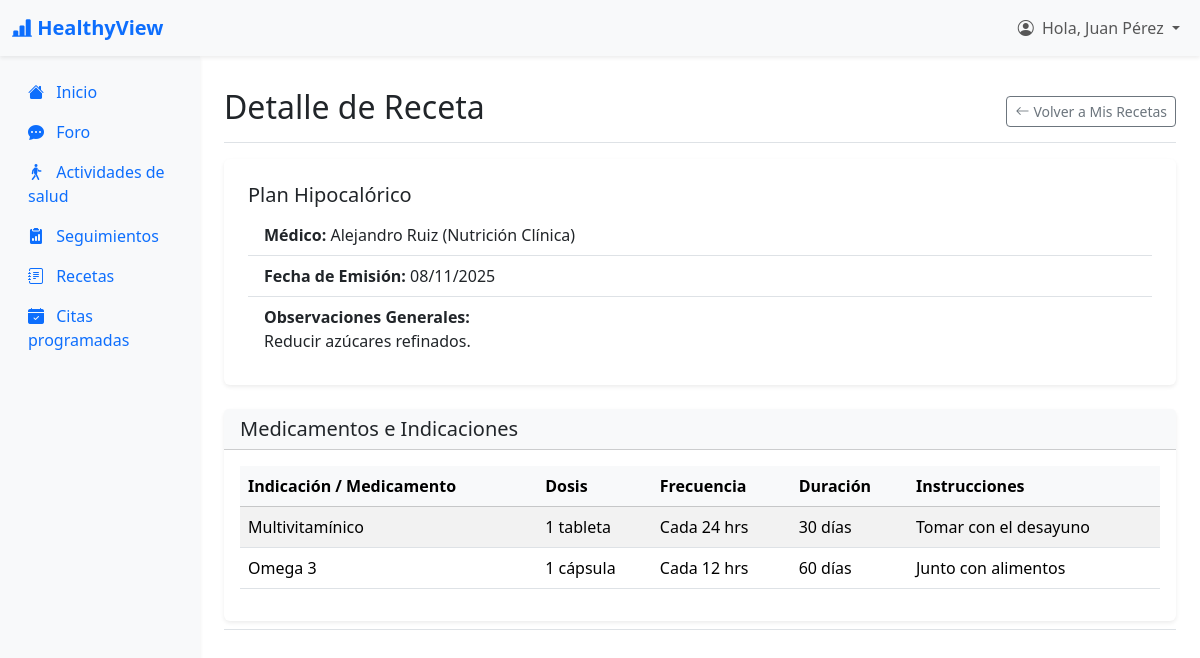
/index.php?action=verDetalleReceta&idReceta=1 (signed in), run on the app's committed database.
### tables this page shows
CREATE TABLE `receta` (
  `idReceta` int(11) NOT NULL AUTO_INCREMENT,
  `idPaciente` int(11) NOT NULL,
  `idMedico` int(11) NOT NULL,
  `fechaEmision` datetime NOT NULL DEFAULT current_timestamp(),
  `resumen` varchar(255) DEFAULT NULL,
  `observaciones` text DEFAULT NULL,
  `estado` enum('Activa','Finalizada','Cancelada') DEFAULT 'Activa',
  PRIMARY KEY (`idReceta`),
  KEY `idPaciente` (`idPaciente`),
  KEY `idMedico` (`idMedico`),
  CONSTRAINT `receta_ibfk_1` FOREIGN KEY (`idPaciente`) REFERENCES `paciente` (`idPaciente`) ON UPDATE CASCADE,
  CONSTRAINT `receta_ibfk_2` FOREIGN KEY (`idMedico`) REFERENCES `medico` (`idMedico`) ON UPDATE CASCADE
);

CREATE TABLE `recetaitem` (
  `idItem` int(11) NOT NULL AUTO_INCREMENT,
  `idReceta` int(11) NOT NULL,
  `nombreMedicamento` varchar(200) NOT NULL,
  `dosis` varchar(100) DEFAULT NULL,
  `frecuencia` varchar(100) DEFAULT NULL,
  `duracion` varchar(50) DEFAULT NULL,
  `instrucciones` text DEFAULT NULL,
  PRIMARY KEY (`idItem`),
  KEY `idReceta` (`idReceta`),
  CONSTRAINT `recetaitem_ibfk_1` FOREIGN KEY (`idReceta`) REFERENCES `receta` (`idReceta`) ON DELETE CASCADE ON UPDATE CASCADE
);

### app/controllers/PacienteController.php (called while the page is built, shortened)
<?php
include_once "app/models/PacienteModel.php";
class PacienteController {
    private $model;
    public function __construct($connection) {
        $this->model = new PacienteModel($connection);
    }
    public function verDetalleReceta() {
        $idReceta = (int)$_GET['idReceta'];
        $idPaciente = $_SESSION['usuario_id'];
        $datosReceta = $this->model->getRecetaEspecificaPaciente($idReceta, $idPaciente);
        $listaItems = $this->model->getItemsDeReceta($idReceta);
        include_once 'app/views/paciente/layout_paciente.php';
    }
}
?>

### app/models/PacienteModel.php (called while the page is built, shortened)
<?php
class PacienteModel {
    private $connection;
    public function __construct($connection) {
        $this->connection = $connection;
    }
    public function getRecetaEspecificaPaciente($idReceta, $idPaciente) {
        $sql = "SELECT r.idReceta, r.fechaEmision, r.resumen, r.observaciones, r.estado,
                       CONCAT(m.nombre, ' ', m.apellidoPaterno) as medicoNombre, m.especialidad
                FROM receta r
                JOIN medico m ON r.idMedico = m.idMedico
                WHERE r.idReceta = ? AND r.idPaciente = ?
                LIMIT 1";
        try {
            $statement = $this->connection->prepare($sql);
            $statement->bind_param("ii", $idReceta, $idPaciente);
            $statement->execute();
            $result = $statement->get_result();
            return $result->fetch_assoc();
        } catch (mysqli_sql_exception $e) {
            return null;
        }
    }
    public function getItemsDeReceta($idReceta) {
        $sql = "SELECT idItem, nombreMedicamento, dosis, frecuencia, duracion, instrucciones
                FROM recetaItem
                WHERE idReceta = ?
                ORDER BY idItem ASC";
        try {
            $statement = $this->connection->prepare($sql);
            $statement->bind_param("i", $idReceta);
            $statement->execute();
            $result = $statement->get_result();
            return $result->fetch_all(MYSQLI_ASSOC);
        } catch (mysqli_sql_exception $e) {
            return [];
        }
    }
}
?>

### app/views/paciente/view_receta_detalle.php (the view, shortened to what this page needs)
<div class="d-flex justify-content-between flex-wrap flex-md-nowrap align-items-center pt-3 pb-2 mb-3 border-bottom">
    <h1 class="h2">Detalle de Receta</h1>
    <div class="btn-toolbar mb-2 mb-md-0">
        <a href="index.php?action=verRecetas" class="btn btn-sm btn-outline-secondary d-flex align-items-center">
            <i class="bi bi-arrow-left me-1"></i>
            Volver a Mis Recetas
        </a>
    </div>
</div>
<div class="card border-0 shadow-sm mb-4">
    <div class="card-body p-4">
        <h5 class="card-title"><?php echo htmlspecialchars($datosReceta['resumen']); ?></h5>
        <ul class="list-group list-group-flush">
            <li class="list-group-item">
                <strong>Médico:</strong> <?php echo htmlspecialchars($datosReceta['medicoNombre'] . ' (' . $datosReceta['especialidad'] . ')'); ?>
            </li>
            <li class="list-group-item">
                <strong>Fecha de Emisión:</strong> <?php echo htmlspecialchars(date("d/m/Y", strtotime($datosReceta['fechaEmision']))); ?>
            </li>
            <li class="list-group-item">
                <strong>Observaciones Generales:</strong>
                <p class="mb-0"><?php echo nl2br(htmlspecialchars($datosReceta['observaciones'] ?? 'Sin observaciones generales.')); ?></p>
            </li>
        </ul>
    </div>
</div>
<div class="card border-0 shadow-sm">
    <div class="card-header bg-light">
        <h5 class="mb-0">Medicamentos e Indicaciones</h5>
    </div>
    <div class="card-body">
        <div class="table-responsive">
            <table class="table table-striped">
                <thead class="table-light">
                    <tr>
                        <th>Indicación / Medicamento</th>
                        <th>Dosis</th>
                        <th>Frecuencia</th>
                        <th>Duración</th>
                        <th>Instrucciones</th>
                    </tr>
                </thead>
                <tbody>
                    <?php if (empty($listaItems)): ?>
                        <tr>
                            <td colspan="5" class="text-center text-muted">Esta receta no tiene ítems detallados.</td>
                        </tr>
                    <?php else: ?>
                        <?php foreach ($listaItems as $item): ?>
                            <tr>
                                <td><?php echo htmlspecialchars($item['nombreMedicamento']); ?></td>
                                <td><?php echo htmlspecialchars($item['dosis']); ?></td>
                                <td><?php echo htmlspecialchars($item['frecuencia']); ?></td>
                                <td><?php echo htmlspecialchars($item['duracion']); ?></td>
                                <td><?php echo htmlspecialchars($item['instrucciones']); ?></td>
                            </tr>
                        <?php endforeach; ?>
                    <?php endif; ?>
                </tbody>
            </table>
        </div>
    </div>
</div>

### data on the page
receta: resumen "Plan Hipocalórico", fechaEmision "08/11/2025", observaciones "Reducir azúcares refinados."
recetaitem: nombreMedicamento "Multivitamínico", dosis "1 tableta", frecuencia "Cada 24 hrs", duracion "30 días", instrucciones "Tomar con el desayuno"
recetaitem: nombreMedicamento "Omega 3", dosis "1 cápsula", frecuencia "Cada 12 hrs", duracion "60 días", instrucciones "Junto con alimentos"

### other printed values
$_SESSION['usuario_nombre'] "Juan Pérez"
